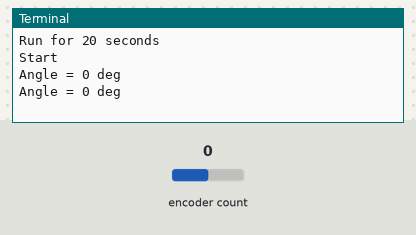
The program below on a simulated Raspberry Pi (BCM pin numbers). Parts: the last lines printed to the terminal. Inputs (shaded band) come from the test bench; at power-on: encoder count 0.

Above: at 1.2 s.
1.3 s: encoder count set to 1
At 1.9 s:
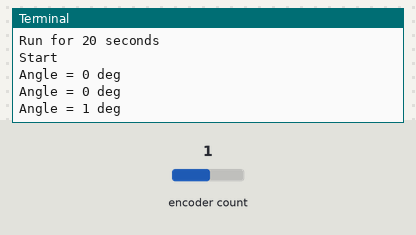
2.8 s: encoder count set to 2
At 3.4 s:
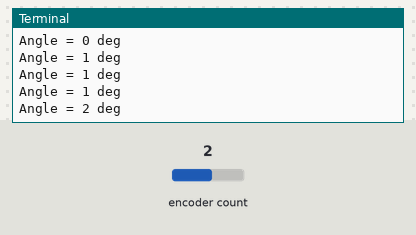
Timing chart, 0 to 5.8 s (numbered marks = the images above; inputs shaded):
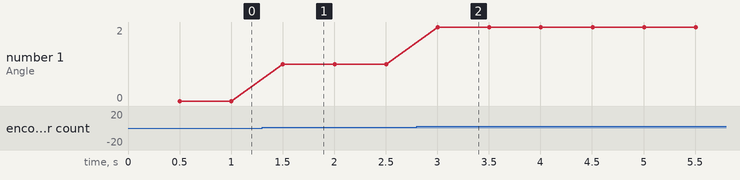

Measured:
- after the input at 1.3 s, the terminal: prints a new line after 0.20 s (image 1)
- after the input at 2.8 s, the terminal: prints a new line after 0.20 s (image 2)
- plotted number 1: 0 → 1 after the input at 1.3 s, 1 → 2 after the input at 2.8 s

The program:

Motor_Encoder_V1.py
```python
import time
import numpy as np
#from utils import plot_line
from gpiozero import RotaryEncoder
# Nothing, just for testing

# FIT0521
ppr = 341
tstop = 20 # Execute duration
tsample = 0.02 # Sampling period
tdisp = 0.5 # Display period

encoder = RotaryEncoder(19, 26, max_steps = 0)

curr_angle = 0
t_prev = 0
t_curr = 0
tstart = time.perf_counter()

print('Run for', tstop, 'seconds')
print('Start')
while t_curr <= tstop:
	time.sleep(tsample)
	t_curr = time.perf_counter() - tstart
	curr_angle = 360 / ppr * encoder.steps
	#print('0.0f', encoder.steps)

	if (np.floor(t_curr/tdisp) - np.floor(t_prev/tdisp)) == 1:
		print('Angle = {:0.0f} deg'.format(curr_angle))

	t_prev = t_curr

print('End')
encoder.close()
```
